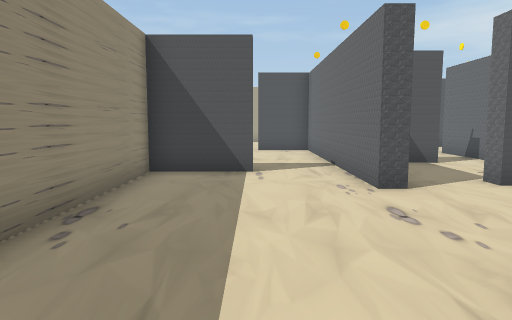
[1] (above)

20 first-person views from a walk through a Unity game level. The camera is 1.2 m above the floor, tilts 6° down and sees 70° across. The floor is counted in squares, 1 m on a side. Each view is taken from the middle of a square. On the plan, view 1 faces up. The plan holds only what a view shows up to about 15 squares ahead; the rest is blank. The player is left out. Some animated figures are not drawn. Some surface patterns are stand-ins.

[2]
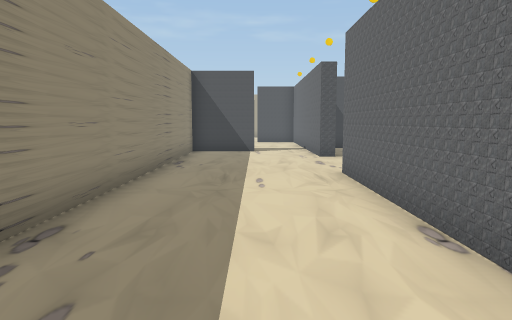

[3]
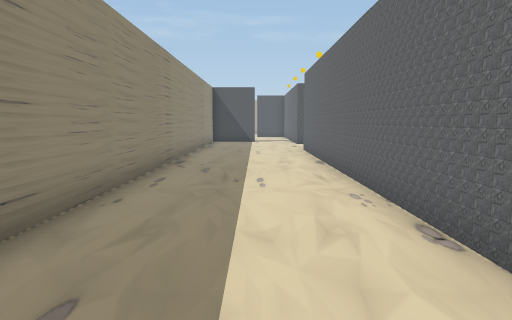

[4]
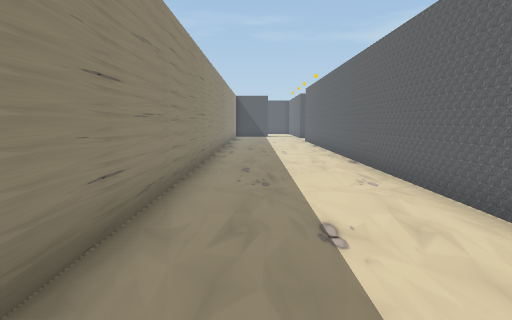

[5]
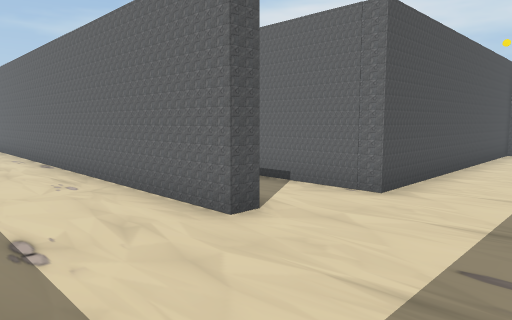

[6]
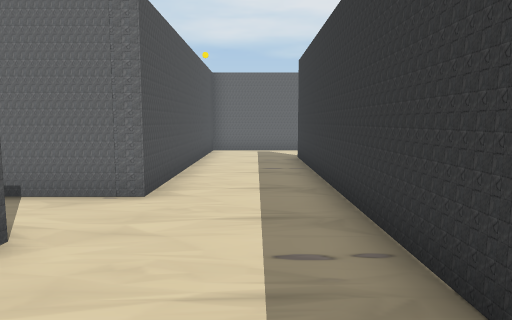

[7]
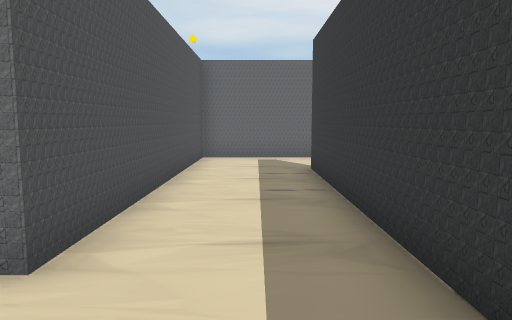

[8]
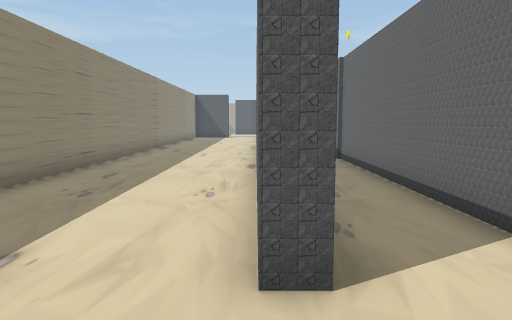

[9]
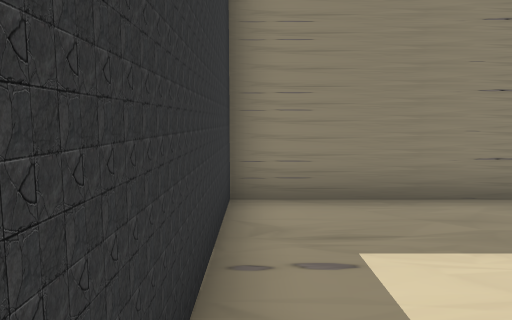

[10]
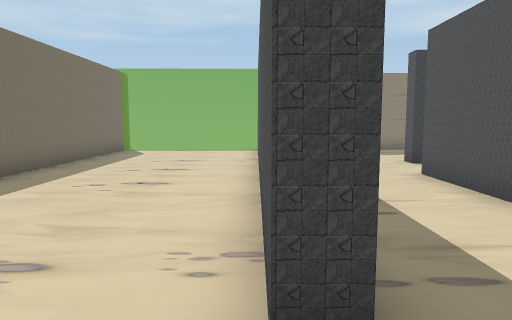

[11]
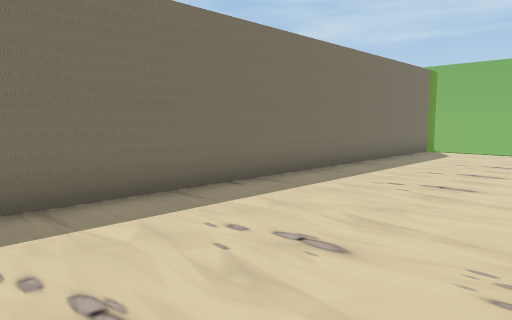

[12]
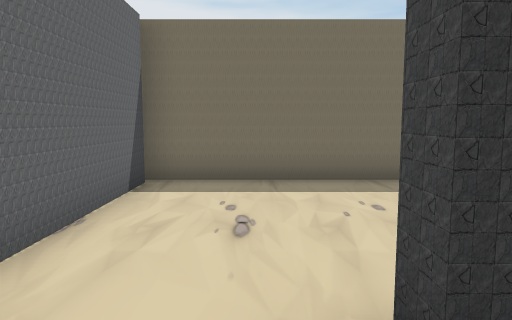

[13]
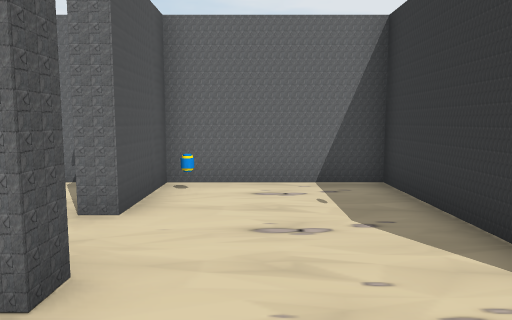

[14]
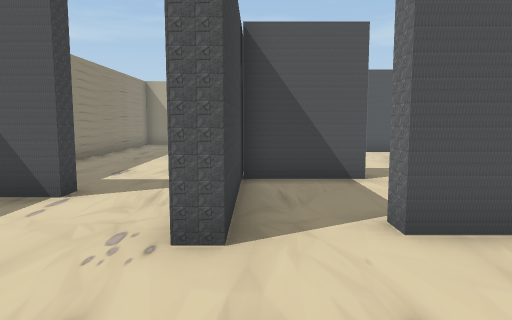

[15]
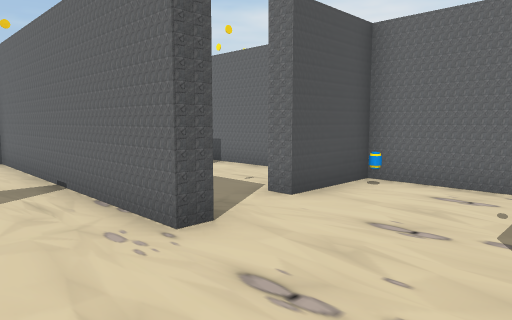

[16]
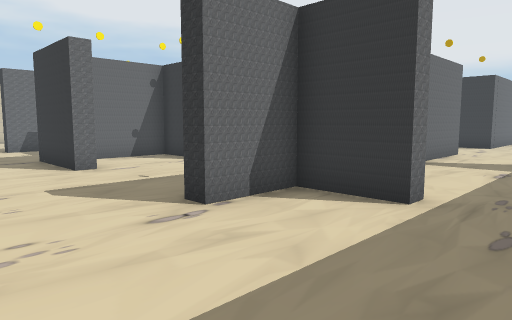

[17]
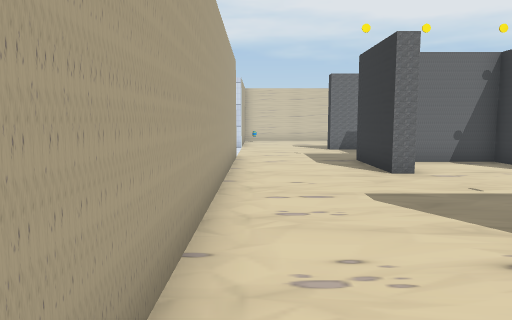

[18]
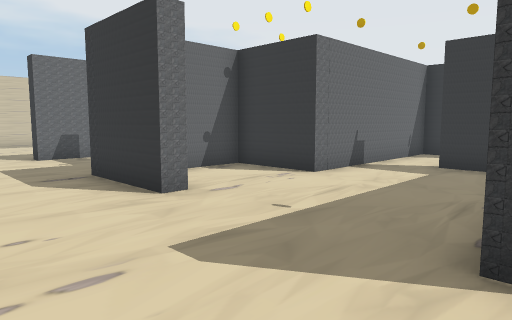

[19]
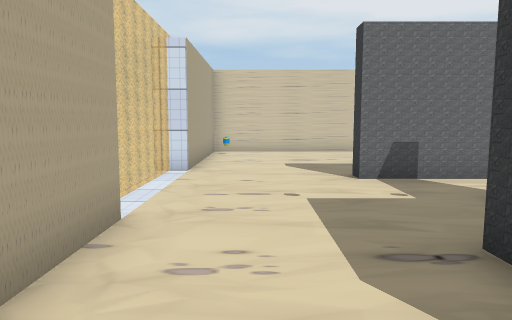

[20]
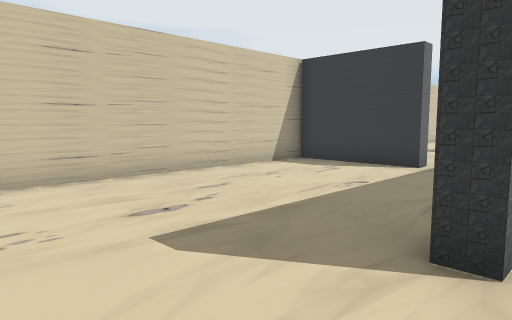

### Floor plan
Points are (right, up) in squares from view 1. A wall is a line through its corners. A room is listed if a view was taken in it or the views show most of it. See-through windows are left out.
Room 1 (views 1, 2, 3, 4, 5, 6, 7, 8, 9, 12, 13, 14, 15)
walls: (2.5, -16.5) (2, -16.5) (2, 2.5); (3.5, 2.5) (7.1, 2.5) (7.1, 6.7) (4.7, 6.7); (2.7, 6.4) (2, 6.4) (2, 8.4); (-0.1, 8.7) (-2.5, 8.7) (-2.5, -20.4) (11.2, -20.4); (14.2, -20.4) (14.2, -17.2) (4.7, -17.2)
ways out: opening at (12.5, -21) to room 2; opening at (0.5, 9) to room 3; opening at (3.5, 7) to room 4; opening at (3.5, -16.5)
objects: other object (6, 6)
Room 2 (views 10, 11)
walls: (11.2, -20.4) (11.2, -20.9) (6.2, -20.9); (14.2, -26.1) (14.2, -20.4); (-2.9, -26.5) (14.4, -26.5)
ways out: opening at (12.5, -21) to room 1
Room 3 (views 16, 17, 18, 19, 20)
walls: (8.4, 17.3) (7.3, 17.3) (7.3, 17.9) (10.4, 17.9); (11.5, 21.7) (-0.1, 21.7); (14.5, 15.1) (14.5, 17.9) (15.1, 17.9); (7.1, 10.5) (7.1, 13.9) (9.8, 13.9) (9.8, 16.5); (4.1, 11.1) (5.4, 11.1); (2.7, 11.8) (2.7, 10.8); (0.1, 15.1) (0.1, 15.8) (2, 15.8) (2, 17.9) (2.8, 17.9); (17.6, 10.9) (17.6, 11.4) (21.5, 11.4) (21.5, 21.7) (16, 21.7); (2, 8.4) (2, 15.3); (-2.5, 18.1) (-2.5, 14.1); (-0.1, 9.2) (-0.1, 8.7)
ways out: opening at (0.5, 9) to room 1; opening at (6, 11) to room 4; opening at (13.5, 16); opening at (16.5, 11)
objects: other object (20, 21)
Room 4 (no view inside)
walls: (5.4, 10.5) (2.7, 10.5) (2.7, 6.4); (4.7, 6.7) (4.7, 7.4); (7.1, 7.3) (7.1, 10.5)
ways out: opening at (3.5, 7) to room 1; opening at (6, 11) to room 3

Positions as (right, up) in squares from view 1, and headings:
1: (0, 0), facing up
2: (0, -6), facing up
3: (0, -13), facing up
4: (-1, -20), facing up
5: (-1, -20), facing up-right
6: (-1, -19), facing right
7: (2, -19), facing right
8: (2, -19), facing up
9: (3, -20), facing left
10: (13, -21), facing left
11: (13, -21), facing down-left
12: (12, -19), facing down
13: (0, 5), facing right
14: (3, 3), facing up
15: (0, 3), facing up-right
16: (-2, 21), facing down-right
17: (-1, 21), facing right
18: (2, 21), facing down-right
19: (7, 20), facing right
20: (14, 21), facing down-right
